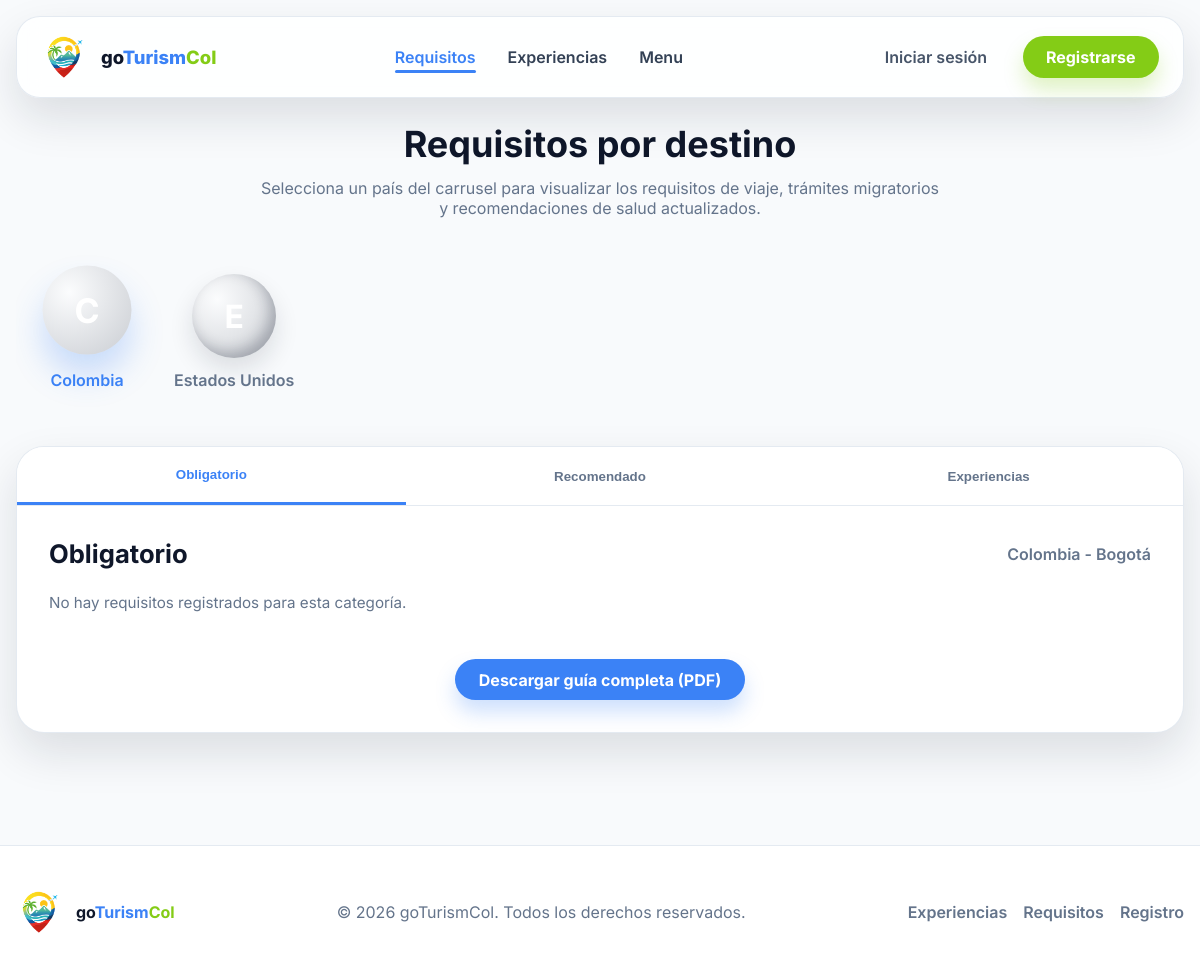
/public/requisitos.php, run on the app's committed database.
### tables this page shows
CREATE TABLE IF NOT EXISTS destino (
  id_destino INT AUTO_INCREMENT PRIMARY KEY,
  pais VARCHAR(120) NOT NULL,
  ciudad VARCHAR(120) NULL,
  descripcion_general TEXT NULL,
  bandera_path VARCHAR(255) NULL,
  estado ENUM('activo','inactivo') NOT NULL DEFAULT 'activo'
);

### app/core/helpers.php (called while the page is built, shortened)
<?php
function e(string $s) : string { return htmlspecialchars($s, ENT_QUOTES, 'UTF-8'); }
function config(string $key, $default=null) {
  static $cfg = null;
  if (!$cfg) $cfg = require __DIR__ . '/config.php';
  $parts = explode('.', $key);
  $val = $cfg;
  foreach ($parts as $p) {
    $val = $val[$p];
  }
  return $val;
}
function base_url(string $path='') : string {
  $base = rtrim(config('app.base_url', ''), '/');
  $path = ltrim($path, '/');
  return $path ? $base . '/' . $path : $base;
}
function asset_url(string $path='') : string {
  $trimmed = ltrim($path, '/');
  $public_root = realpath(__DIR__ . '/../../public');
  $full_path = $public_root ? $public_root . '/' . $trimmed : null;
  $version = ($full_path && is_file($full_path)) ? filemtime($full_path) : null;
  $url = base_url($trimmed);
  if ($version) {
    $url .= (strpos($url, '?') === false ? '?v=' : '&v=') . $version;
  }
  return $url;
}

### app/core/config.php (called while the page is built)
<?php
return [
  'db' => [
    'host' => '127.0.0.1',
    'name' => 'umb_viajes',
    'user' => 'root',
    'pass' => '',
    'charset' => 'utf8mb4',
  ],
  'app' => [
    'base_url' => 'http://localhost/goTurismcol/public',
    'app_name' => 'goTurismCol',
  ],
  'security' => [
    'session_name' => 'UMB_VIAJES_SESS',
  ]
];

### public/requisitos.php (the view, shortened to what this page needs)
<?php
require_once __DIR__ . '/../app/core/helpers.php';
$pdo = db();
$destinos = $pdo->query("SELECT id_destino, pais, ciudad, bandera_path FROM destino WHERE estado='activo' ORDER BY pais, ciudad")->fetchAll();
$destino_id = isset($_GET['destino']) ? (int)$_GET['destino'] : 0;
if (!$destino_id && $destinos) {
  $destino_id = (int)$destinos[0]['id_destino'];
}
$destino = null;
if ($destino_id) {
  $stmt = $pdo->prepare("SELECT * FROM destino WHERE id_destino=? AND estado='activo'");
  $stmt->execute([$destino_id]);
  $destino = $stmt->fetch();
}
function tipo_label(string $tipo): string {
  $map = [
    'obligatorio' => 'Obligatorio',
    'recomendado' => 'Recomendado',
    'informacion' => 'Información gral.',
  ];
  return $map[$tipo] ?? 'Información gral.';
}
$grouped = [
  'obligatorio' => [],
  'recomendado' => [],
];
?>
<!doctype html>
<html lang="es">
<head>
  <link href="<?= e(asset_url('assets/css/app.css')) ?>" rel="stylesheet">
</head>
<body>
<?php include __DIR__ . '/../app/views/partials/nav.php'; ?>
<main class="requirements-page">
  <section class="requirements-hero">
    <h1>Requisitos por destino</h1>
    <p>Selecciona un país del carrusel para visualizar los requisitos de viaje, trámites migratorios y recomendaciones de salud actualizados.</p>
  </section>
  <section class="flag-carousel">
    <?php if (!$destinos): ?>
      <p class="helper-text">No hay destinos activos para mostrar.</p>
    <?php else: ?>
      <div class="flag-track">
        <?php foreach ($destinos as $d): ?>
          <?php $is_active = $destino_id === (int)$d['id_destino']; ?>
          <a class="flag-item <?= $is_active ? 'is-active' : '' ?>" href="<?= e(base_url('requisitos.php?destino=' . (int)$d['id_destino'])) ?>">
            <span class="flag-sphere">
              <?php if (!empty($d['bandera_path'])): ?>
                <img src="<?= e(asset_url($d['bandera_path'])) ?>" alt="Bandera de <?= e($d['pais']) ?>">
              <?php else: ?>
                <span class="flag-fallback"><?= e(substr($d['pais'], 0, 1)) ?></span>
              <?php endif; ?>
            </span>
            <span class="flag-label"><?= e($d['pais']) ?></span>
          </a>
        <?php endforeach; ?>
      </div>
    <?php endif; ?>
  </section>
  <section class="requirements-card">
    <?php if (!$destino): ?>
      <p class="helper-text">Seleccione un destino para ver los requisitos disponibles.</p>
    <?php else: ?>
      <div class="requirements-tabs">
        <?php foreach (['obligatorio', 'recomendado', 'experiencias'] as $idx => $key): ?>
          <button class="tab-btn <?= $idx === 0 ? 'is-active' : '' ?>" data-tab="<?= e($key) ?>">
            <?= $key === 'experiencias' ? 'Experiencias' : e(tipo_label($key)) ?>
          </button>
        <?php endforeach; ?>
      </div>
      <div class="requirements-content">
        <?php foreach ($grouped as $key => $items): ?>
          <div class="tab-panel <?= $key === 'obligatorio' ? 'is-active' : '' ?>" data-panel="<?= e($key) ?>">
            <div class="panel-head">
              <h2><?= e(tipo_label($key)) ?></h2>
              <?php if ($destino): ?>
                <span><?= e($destino['pais'] . ($destino['ciudad'] ? ' - ' . $destino['ciudad'] : '')) ?></span>
              <?php endif; ?>
            </div>
            <?php if (!$items): ?>
              <p class="helper-text">No hay requisitos registrados para esta categoría.</p>
            <?php endif; ?>
          </div>
        <?php endforeach; ?>
      </div>
      <div class="requirements-footer">
        <a class="btn btn-primary" href="<?= e(base_url('requisitos_pdf.php?destino=' . (int)$destino_id)) ?>">Descargar guía completa (PDF)</a>
      </div>
    <?php endif; ?>
  </section>
</main>
<?php include __DIR__ . '/../app/views/partials/footer.php'; ?>
</body>
</html>

### public/assets/css/app.css (style rules this page uses)
:root { --primary: #3b82f6; --primary-dark: #2563eb; --secondary: #84cc16; --secondary-dark: #65a30d; --background: #f8fafc; --text: #0f172a; --muted: #64748b; --card: #ffffff; --radius: 24px; --shadow: 0 20px 45px rgba(15, 23, 42, 0.12); }
* { box-sizing: border-box; }
body { margin: 0; font-family: 'Inter', 'Segoe UI', sans-serif; color: var(--text); background: var(--background); }
a { text-decoration: none; color: inherit; }
.btn { display: inline-flex; align-items: center; justify-content: center; gap: 0.5rem; padding: 0.6rem 1.4rem; border-radius: 999px; font-weight: 700; border: 1px solid transparent; transition: transform 0.2s ease, box-shadow 0.2s ease, background 0.2s ease; }
.btn-primary { background: var(--primary); color: #ffffff; box-shadow: 0 12px 20px rgba(59, 130, 246, 0.25); }
.helper-text { margin-top: 1rem; color: var(--muted); font-size: 0.95rem; }
.requirements-page { max-width: 1200px; margin: 0 auto; padding: 2.5rem 1rem 4rem; display: flex; flex-direction: column; gap: 2rem; }
.requirements-hero { text-align: center; }
.requirements-hero h1 { font-size: clamp(2.2rem, 3vw, 2.8rem); margin: 0 0 0.75rem; }
.requirements-hero p { margin: 0 auto; max-width: 680px; color: var(--muted); }
.flag-carousel { position: relative; }
.flag-track { display: flex; gap: 2rem; overflow-x: auto; padding: 1.5rem 1rem; scroll-behavior: smooth; }
.flag-item { display: flex; flex-direction: column; align-items: center; gap: 0.75rem; min-width: 110px; color: var(--muted); font-weight: 600; }
.flag-item.is-active { color: var(--primary); }
.flag-sphere { width: 84px; height: 84px; border-radius: 999px; overflow: hidden; display: grid; place-items: center; background: radial-gradient(circle at 30% 30%, rgba(255, 255, 255, 0.45), rgba(15, 23, 42, 0.2)); box-shadow: inset -6px -6px 14px rgba(15, 23, 42, 0.25), 0 12px 24px rgba(15, 23, 42, 0.12); transition: transform 0.3s ease, box-shadow 0.3s ease; }
.flag-item:hover .flag-sphere, .flag-item.is-active .flag-sphere { transform: translateY(-6px) scale(1.06); box-shadow: 0 20px 30px rgba(59, 130, 246, 0.25); }
.flag-fallback { font-size: 2rem; font-weight: 700; color: #ffffff; }
.requirements-card { background: var(--card); border-radius: 28px; border: 1px solid rgba(226, 232, 240, 0.9); box-shadow: var(--shadow); overflow: hidden; }
.requirements-tabs { display: grid; grid-template-columns: repeat(3, minmax(0, 1fr)); border-bottom: 1px solid rgba(226, 232, 240, 0.9); background: #ffffff; }
.tab-btn { padding: 1.25rem 1rem; font-weight: 700; border: none; background: transparent; color: var(--muted); cursor: pointer; }
.tab-btn.is-active { color: var(--primary); border-bottom: 3px solid var(--primary); }
.requirements-content { padding: 2rem; }
.tab-panel { display: none; }
.tab-panel.is-active { display: block; }
.panel-head { display: flex; align-items: center; justify-content: space-between; gap: 1rem; margin-bottom: 1.5rem; }
.panel-head h2 { margin: 0; font-size: 1.6rem; }
.panel-head span { color: var(--muted); font-weight: 600; }
.requirements-footer { padding: 0 2rem 2rem; display: flex; justify-content: center; }

### data on the page
destino: pais "C", pais "Colombia", pais+ciudad "Colombia - Bogotá"
destino: pais "E", pais "Estados Unidos"

### other printed values
tipo_label($key) "Obligatorio"
tipo_label($key) "Recomendado"
config('app.app_name') "goTurismCol"
